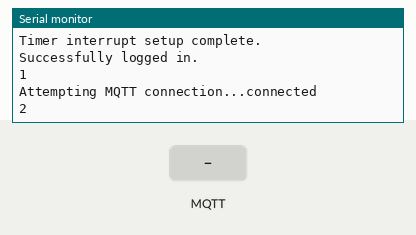
The program below on a simulated ESP32. Shown: the last lines printed to the serial monitor. The inputs (shaded band) are chosen by the test bench. WiFi joins after 1.5 s; servers stay silent unless stated; no MQTT or app messages arrive unless stated.

Above: at 3.7 s.
3.8 s: MQTT message "1" arrives on the first subscribed topic
At 4.4 s:
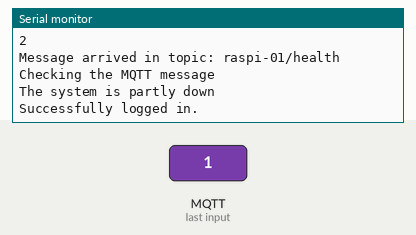
5.3 s: MQTT message "on" arrives on the first subscribed topic
At 5.46 s:
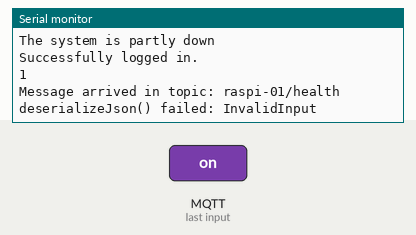
Timing chart, 0 to 8.3 s (numbered marks = the images above; inputs shaded):
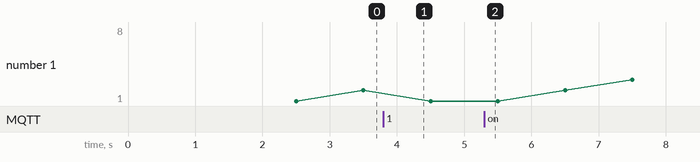

Measured:
- after the input at 3.8 s, the serial monitor: prints a new line at once (image 1)
- after the input at 5.3 s, the serial monitor: prints a new line at once (image 2)

The program:

main.cpp
```cpp
#include <WiFi.h>
#include <Arduino.h>
#include <ArduinoJson.h>
#include <PubSubClient.h>
#include <ESP_Mail_Client.h>

void reconnectWIFI();
void callback(char *topic, byte *payload, unsigned int length);
void reconnectMQTT();
void IRAM_ATTR timerISR();
void checkMessage(DynamicJsonDocument doc);
void noMessages();
void systemPartlyDown(DynamicJsonDocument doc);
SMTP_Message createSMTPMessage(String textMsg);
void sendSMTPMessage(SMTP_Message message);
void smtpCallback(SMTP_Status status);

// For the WiFi connection
WiFiClient espClient;
#define WIFI_SSID "HANDY-M.O"
#define WIFI_PASSWORD "1234567890"

// For the MQTT client
const char *mqtt_server = "192.168.196.141";
const char *topic = "raspi-01/health";
PubSubClient client(espClient);

// For the email functionality
#define SMTP_HOST "smtp.gmail.com"
#define SMTP_PORT 465
#define AUTHOR_EMAIL "shadowrezkin@gmail.com"
#define AUTHOR_PASSWORD "ccfjrecezsoocdge"
#define RECIPIENT_EMAIL "michaelobernhumer@gmail.com"
SMTPSession smtp;
Session_Config config; /*for user defined session credentials */

//  Timer Interrupt
volatile int sec = 0;
portMUX_TYPE timerMux = portMUX_INITIALIZER_UNLOCKED;
hw_timer_t *timer = NULL;

// general
volatile bool isClientSystemAlive = true;

// Setup functions

void setupWiFi()
{
  WiFi.begin(WIFI_SSID, WIFI_PASSWORD);
  Serial.println("Connecting to WiFi");
  while (WiFi.status() != WL_CONNECTED)
  {
    delay(500);
    Serial.print(".");
  }
  Serial.println("WiFi connected");
}

void setupMQTT()
{
  client.setServer(mqtt_server, 1883);
  client.setCallback(callback);
}

void setupInterrupt()
{
  timer = timerBegin(0, 80, true);
  timerAttachInterrupt(timer, &timerISR, true);
  timerAlarmWrite(timer, 1000000, true);
  timerAlarmEnable(timer);

  Serial.println("Timer interrupt setup complete.");
}

void setupSMTP()
{
  /*  Set the network reconnection option */
  MailClient.networkReconnect(true);

  /** Enable the debug via Serial port
   * 0 for no debugging
   * 1 for basic level debugging
   *
   * Debug port can be changed via ESP_MAIL_DEFAULT_DEBUG_PORT in ESP_Mail_FS.h
   */
  smtp.debug(1);

  /* Set the callback function to get the sending results */
  smtp.callback(smtpCallback);

  /* Set the session config */
  config.server.host_name = SMTP_HOST;
  config.server.port = SMTP_PORT;
  config.login.email = AUTHOR_EMAIL;
  config.login.password = AUTHOR_PASSWORD;
  config.login.user_domain = "";

  /*
  Set the NTP config time
  For times east of the Prime Meridian use 0-12
  For times west of the Prime Meridian add 12 to the offset.
  Ex. American/Denver GMT would be -6. 6 + 12 = 18
  See https://en.wikipedia.org/wiki/Time_zone for a list of the GMT/UTC timezone offsets
  */
  config.time.ntp_server = F("pool.ntp.org,time.nist.gov");
  config.time.gmt_offset = 1;
  config.time.day_light_offset = 0;

  SMTP_Message message = createSMTPMessage("This is a test message when the esp was initialized.");
  sendSMTPMessage(message);
}

void setup()
{
  setCpuFrequencyMhz(80);
  Serial.begin(115200);
  setupWiFi();
  setupMQTT();
  setupInterrupt();
  setupSMTP();
}

void loop()
{
  reconnectWIFI();
  reconnectMQTT();
  client.loop();
}

// reconnects the esp to the WiFi if it lost its connection
void reconnectWIFI()
{
  // Check if WiFi connection is still active
  if (WiFi.status() != WL_CONNECTED)
  {
    Serial.println("WiFi connection lost. Reconnecting...");

    WiFi.reconnect();

    // Wait for connection to be established
    while (WiFi.status() != WL_CONNECTED)
    {
      delay(1000);
      Serial.print(".");
    }

    Serial.println("WiFi reconnected!");
  }
}

// callback for an mqtt message
void callback(char *topic, byte *payload, unsigned int length)
{
  // reset client system health vars
  sec = 0;
  isClientSystemAlive = true;

  Serial.print("Message arrived in topic: ");
  Serial.println(String(topic));

  // Convert payload to a string
  String payloadStr;
  for (int i = 0; i < length; i++)
  {
    payloadStr += (char)payload[i];
  }

  // Parse JSON
  DynamicJsonDocument doc(1024);
  DeserializationError error = deserializeJson(doc, payloadStr);
  if (error)
  {
    Serial.print("deserializeJson() failed: ");
    Serial.println(error.c_str());
    return;
  }

  checkMessage(doc);
}

// reconnects the esp to the mqtt broker if it lost its connection
void reconnectMQTT()
{
  if (!client.connected())
  {
    while (!client.connected())
    {
      Serial.print("Attempting MQTT connection...");
      if (client.connect("ESP32Client"))
      {
        Serial.println("connected");
        client.subscribe(topic);
      }
      else
      {
        Serial.print("failed, rc=");
        Serial.print(client.state());
        Serial.println("try again in 5 seconds");
        delay(5000);
      }
    }
  }
}

// checks the mqtt message if all the systems are healthy
void checkMessage(DynamicJsonDocument doc)
{
  Serial.println("Checking the MQTT message");

  const char *timestamp = doc["timestamp"];

  bool isDNSFunctional = false;
  bool isInternetReachable = false;
  bool isFileSystemAlive = false;

  if (doc.containsKey("isDNSFunctional"))
  {
    isDNSFunctional = doc["isDNSFunctional"].as<bool>();
  }
  if (doc.containsKey("isInternetReachable"))
  {
    isInternetReachable = doc["isInternetReachable"].as<bool>();
  }
  if (doc.containsKey("isFileSystemAlive"))
  {
    isFileSystemAlive = doc["isFileSystemAlive"].as<bool>();
  }

  if (isDNSFunctional && isInternetReachable && isFileSystemAlive)
  {
    Serial.println("Everything is up and running!");
  }
  else
  {
    systemPartlyDown(doc);
  }
}

// Interrupt Service Routine for the timer
void IRAM_ATTR timerISR()
{
  portENTER_CRITICAL_ISR(&timerMux);
  if (isClientSystemAlive)
  {
    sec++;
    Serial.println(sec);
    if (sec > 40)
    {
      sec = 0;
      isClientSystemAlive = false;
      noMessages();
    }
  }
  portEXIT_CRITICAL_ISR(&timerMux);
}

// is called when the esp doesn't receive any heartbeats anymore
void noMessages()
{
  Serial.println("No MQTT messages received for some time");
  SMTP_Message message = createSMTPMessage("There are no longer any heartbeats received");
  sendSMTPMessage(message);
}

// is called when a part of a client system is down but still send heartbeats
void systemPartlyDown(DynamicJsonDocument healthStatusRaw)
{
  Serial.println("The system is partly down");

  // Serialize the JSON document to a String
  String healthStatus;
  serializeJsonPretty(healthStatusRaw, healthStatus);

  // Convert the const char[] to a String object
  String text = "The system sends heartbeats it failed some internal checks!:\n" + healthStatus;

  SMTP_Message message = createSMTPMessage(text);
  sendSMTPMessage(message);
}

/* Creates a SMTP message body */
SMTP_Message createSMTPMessage(String textMsg)
{
  /* Declare the message class */
  SMTP_Message message;

  /* Set the message headers */
  message.sender.name = F("ESP");
  message.sender.email = AUTHOR_EMAIL;
  message.subject = F("SYSTEM HEALTH WARNING!!!");
  message.addRecipient(F("Admin"), RECIPIENT_EMAIL);

  /*Send HTML message*/
  /*String htmlMsg = "<div style=\"color:#2f4468;\"><h1>Hello World!</h1><p>- Sent from ESP board</p></div>";
  message.html.content = htmlMsg.c_str();
  message.html.content = htmlMsg.c_str();
  message.text.charSet = "us-ascii";
  message.html.transfer_encoding = Content_Transfer_Encoding::enc_7bit;*/

  // Send raw text message
  message.text.content = textMsg.c_str();
  message.text.charSet = "us-ascii";
  message.text.transfer_encoding = Content_Transfer_Encoding::enc_7bit;

  message.priority = esp_mail_smtp_priority::esp_mail_smtp_priority_low;
  message.response.notify = esp_mail_smtp_notify_success | esp_mail_smtp_notify_failure | esp_mail_smtp_notify_delay;

  return message;
}

/* Sends a SMTP message according to the initial configurations */
void sendSMTPMessage(SMTP_Message message)
{
  if (!smtp.connect(&config))
  {
    ESP_MAIL_PRINTF("Connection error, Status Code: %d, Error Code: %d, Reason: %s", smtp.statusCode(), smtp.errorCode(), smtp.errorReason().c_str());
    return;
  }

  if (!smtp.isLoggedIn())
  {
    Serial.println("\nNot yet logged in.");
  }
  else
  {
    if (smtp.isAuthenticated())
      Serial.println("\nSuccessfully logged in.");
    else
      Serial.println("\nConnected with no Auth.");
  }

  /* Start sending Email and close the session */
  if (!MailClient.sendMail(&smtp, &message))
    ESP_MAIL_PRINTF("Error, Status Code: %d, Error Code: %d, Reason: %s", smtp.statusCode(), smtp.errorCode(), smtp.errorReason().c_str());
}

/* Callback function to get the Email sending status */
void smtpCallback(SMTP_Status status)
{
  /* Print the current status */
  Serial.println(status.info());

  /* Print the sending result */
  if (status.success())
  {
    // ESP_MAIL_PRINTF used in the examples is for format printing via debug Serial port
    // that works for all supported Arduino platform SDKs e.g. AVR, SAMD, ESP32 and ESP8266.
    // In ESP8266 and ESP32, you can use Serial.printf directly.

    Serial.println("----------------");
    ESP_MAIL_PRINTF("Message sent success: %d\n", status.completedCount());
    ESP_MAIL_PRINTF("Message sent failed: %d\n", status.failedCount());
    Serial.println("----------------\n");

    for (size_t i = 0; i < smtp.sendingResult.size(); i++)
    {
      /* Get the result item */
      SMTP_Result result = smtp.sendingResult.getItem(i);

      // In case, ESP32, ESP8266 and SAMD device, the timestamp get from result.timestamp should be valid if
      // your device time was synched with NTP server.
      // Other devices may show invalid timestamp as the device time was not set i.e. it will show Jan 1, 1970.
      // You can call smtp.setSystemTime(xxx) to set device time manually. Where xxx is timestamp (seconds since Jan 1, 1970)

      ESP_MAIL_PRINTF("Message No: %d\n", i + 1);
      ESP_MAIL_PRINTF("Status: %s\n", result.completed ? "success" : "failed");
      ESP_MAIL_PRINTF("Date/Time: %s\n", MailClient.Time.getDateTimeString(result.timestamp, "%B %d, %Y %H:%M:%S").c_str());
      ESP_MAIL_PRINTF("Recipient: %s\n", result.recipients.c_str());
      ESP_MAIL_PRINTF("Subject: %s\n", result.subject.c_str());
    }
    Serial.println("----------------\n");

    // You need to clear sending result as the memory usage will grow up.
    smtp.sendingResult.clear();
  }
}
```
